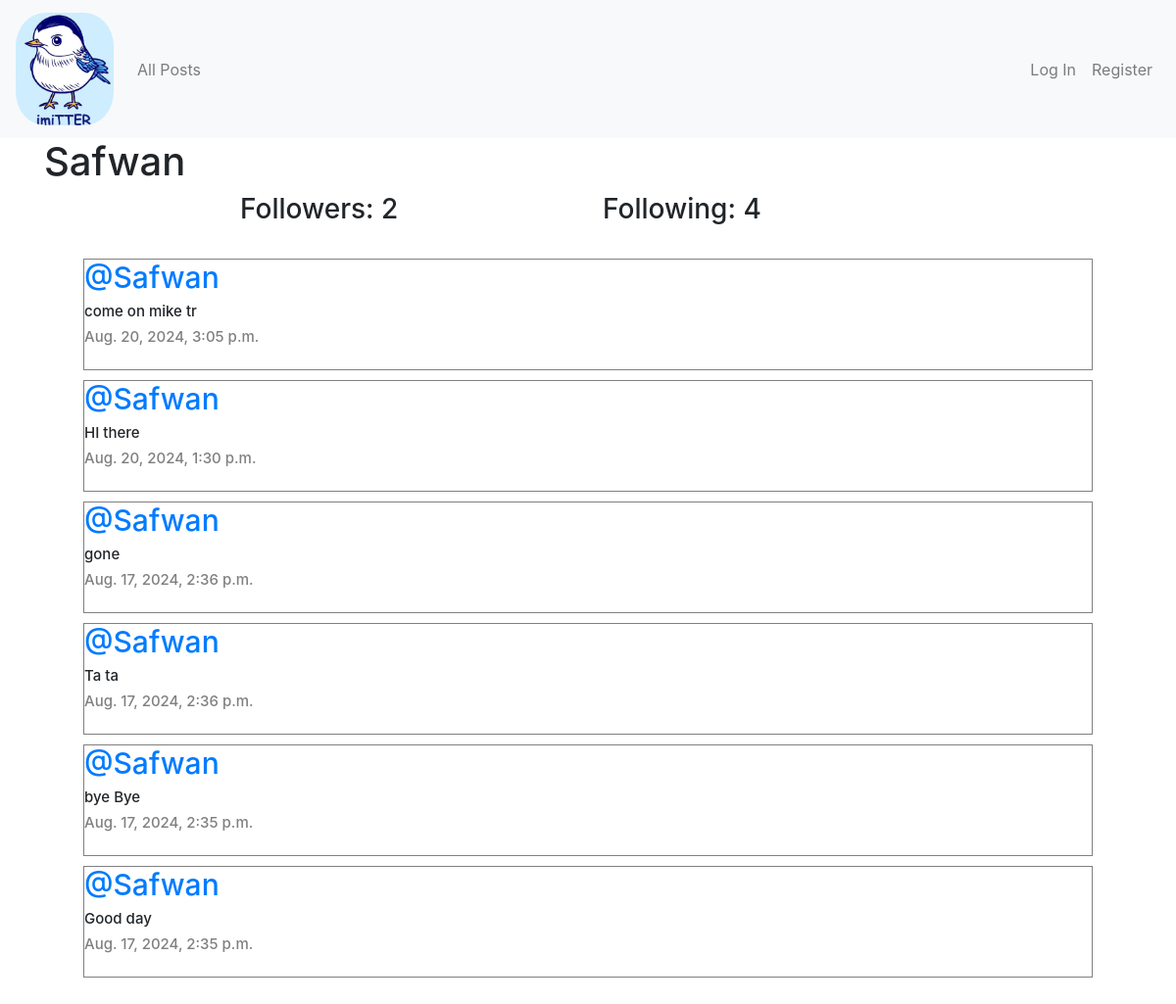
/profile/5, run on the app's committed database.
### network/models.py (models this page shows, shortened)
class User(AbstractUser):
    pass

class Post(models.Model):
    content = models.CharField(max_length=140)
    user = models.ForeignKey(User, on_delete=models.CASCADE, related_name="author")
    date = models.DateTimeField(auto_now_add=True)

### network/views.py (the view)
# urls.py: path("profile/<int:user_id>", views.profile, name="profile"),
def profile(request, user_id):
    user = User.objects.get(pk=user_id)
    allPosts = Post.objects.filter(user=user).order_by("id").reverse()
    following = Follow.objects.filter(user=user)
    followers = Follow.objects.filter(user_follower=user)
    try:
        checkFollow = followers.filter(user=User.objects.get(pk=request.user.id))
        if len(checkFollow) != 0:
            isFollowing = True
        else:
            isFollowing = False
    except:
        isFollowing = False
    paginator = Paginator(allPosts, 10)
    page_number = request.GET.get('page')
    posts_of_the_page = paginator.get_page(page_number)
    return render(request, "network/profile.html", {
        "allPosts": allPosts,
        "posts_of_the_page": posts_of_the_page,
        "username": user.username,
        "following": following,
        "followers": followers,
        "isFollowing": isFollowing,
        "user_profile": user
    })

### network/templates/network/profile.html (shortened to what this page needs)
{% extends "network/layout.html" %}
{% block body %}
    <h1>{{ username }}</h1>
    <div class="container">
        <div class="row d-flex justify-content-center">
            <h3 class="col-4">Followers: {{ followers.count }}</h3>
            <h3 class="col-4">Following: {{ following.count }}</h3>
        </div>
    </div>
    <div class="all-posts">
        {% for post in posts_of_the_page %}
            <div class="row post">
                <h5 class="username"><a href="{% url 'profile' user_id=post.user.id %}">@{{ post.user }}</a></h5>
                <h6 class="content">{{ post.content }}</h6>
                <h6 class="date">{{ post.date }}</p>
            </div>
        {% endfor %}
    </div>
{% endblock %}

### network/static/network/styles.css (style rules this page uses)
.all-posts { display: flex; justify-content: flex-start; flex-direction: column; margin: 20px; }
.post { border: 0.1px solid gray; display: flex; justify-content: center; flex-direction: column; box-sizing: border-box; margin: 5px 20px; }
.content { font-size: 15px; }
.username { font-size: 30px; }
.date { color: gray; font-size: 15px; }

### data on the page
User: username "Safwan"
Post: user "Safwan", content "come on mike tr", date "Aug. 20, 2024, 3:05 p.m."
Post: user "Safwan", content "HI there", date "Aug. 20, 2024, 1:30 p.m."
Post: user "Safwan", content "gone", date "Aug. 17, 2024, 2:36 p.m."
Post: user "Safwan", content "Ta ta", date "Aug. 17, 2024, 2:36 p.m."
Post: user "Safwan", content "bye Bye", date "Aug. 17, 2024, 2:35 p.m."
Post: user "Safwan", content "Good day", date "Aug. 17, 2024, 2:35 p.m."

### other printed values
{{ followers.count }} "2"
{{ following.count }} "4"
